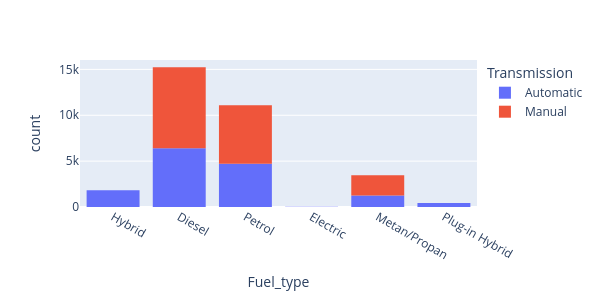

Here is the notebook cell this chart was saved with:
### Code cell
px.histogram(df, x='Fuel_type',color='Transmission' ,width=600, height=300 )

### Figure 1 — Plotly figure (JSON) as saved in the notebook; plotly's stock layout.template omitted (floating-point values rounded to 4 significant figures; data arrays with more than 128 entries replaced by an {"elided": "..."} marker saying what was removed)
{"data": [{"alignmentgroup": "True", "bingroup": "x", "hovertemplate": "Transmission=Automatic<br>Fuel_type=%{x}<br>count=%{y}<extra></extra>", "legendgroup": "Automatic", "marker": {"color": "#636efa", "pattern": {"shape": ""}}, "name": "Automatic", "offsetgroup": "Automatic", "orientation": "v", "showlegend": true, "type": "histogram", "x": {"elided": "14679 str values"}, "xaxis": "x", "yaxis": "y"}, {"alignmentgroup": "True", "bingroup": "x", "hovertemplate": "Transmission=Manual<br>Fuel_type=%{x}<br>count=%{y}<extra></extra>", "legendgroup": "Manual", "marker": {"color": "#EF553B", "pattern": {"shape": ""}}, "name": "Manual", "offsetgroup": "Manual", "orientation": "v", "showlegend": true, "type": "histogram", "x": {"elided": "17395 str values"}, "xaxis": "x", "yaxis": "y"}], "layout": {"barmode": "relative", "height": 300, "legend": {"title": {"text": "Transmission"}, "tracegroupgap": 0}, "margin": {"t": 60}, "width": 600, "xaxis": {"anchor": "y", "autorange": true, "domain": [0, 1], "range": [-0.5, 5.5], "title": {"text": "Fuel_type"}, "type": "category"}, "yaxis": {"anchor": "x", "autorange": true, "domain": [0, 1], "range": [0, 16030.0], "title": {"text": "count"}}}}
